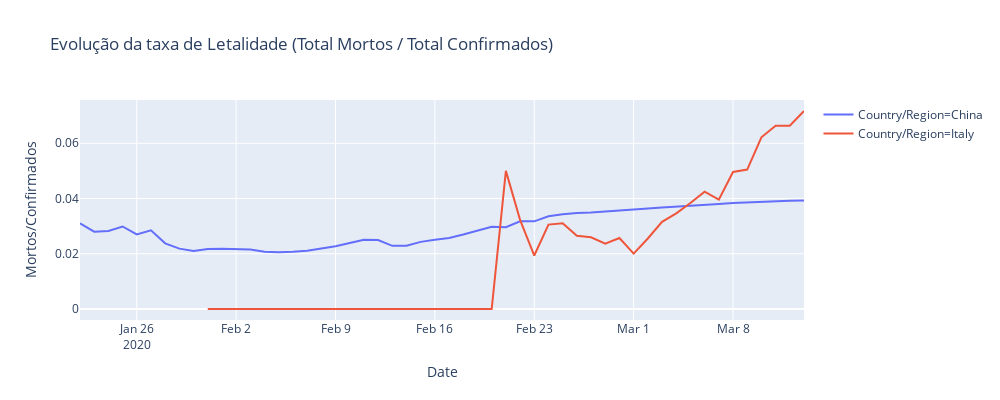

Notebook cell for this chart:
### Code cell
temp = full_table.loc[(full_table['Country/Region']=='Italy') | (full_table['Country/Region']=='China')]
temp = temp.groupby(['Country/Region', 'Date'])['Confirmed', 'Deaths', 'Recovered'].sum()

temp = temp.reset_index()
temp['Mortos/Confirmados'] = temp['Deaths']/temp['Confirmed']


fig = px.line(temp, x="Date", y="Mortos/Confirmados", color='Country/Region',height=400,width=1000,
             title='Evolução da taxa de Letalidade (Total Mortos / Total Confirmados)')
fig.show()
